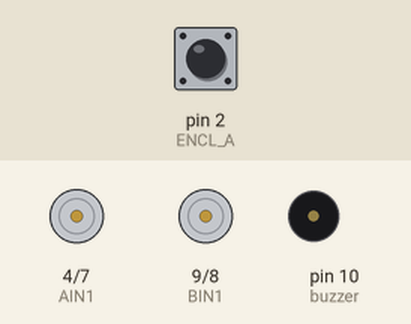
The sketch below on a simulated Arduino Uno, built with avr-gcc and run on an emulated ATmega328P. On the bench: motor-driver pin pairs drawn as motors (green arrow = first pin HIGH = forward, orange = second pin HIGH = backward, longer = more drive, scaled by the enable pin), buzzer (waves = sounding, pin HIGH). Inputs (shaded band) come from the test bench; at power-on: pin 2 (ENCL_A) HIGH. What the sketch prints to the serial monitor is not drawn.

Above: at 0.1 s.
At 5.1 s:
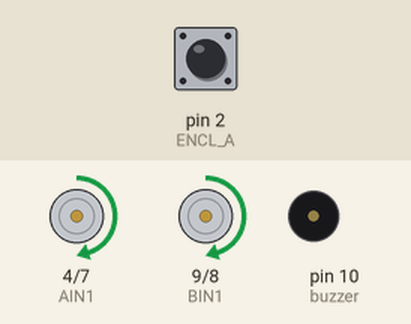
Timing chart, 0 to 6.6 s (numbered marks = the images above):
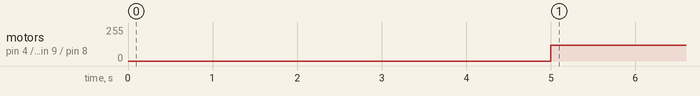

The sketch:

move_one_cell.ino
```cpp
// --- Motor Pin Definitions ---
const int AIN1 = 4;   // Left Motor Direction 1
const int AIN2 = 7;   // Left Motor Direction 2
const int PWMA = 5;   // Left Motor Speed (PWM)
const int BIN1 = 9;   // Right Motor Direction 1
const int BIN2 = 8;   // Right Motor Direction 2
const int PWMB = 6;   // Right Motor Speed (PWM)

// --- Encoder & Tool Pins ---
const int ENCL_A = 2; // Left Encoder Phase A (Interrupt)
const int buzzer = 10;

// --- Precision Constants ---
const int TICKS_PER_CELL = 616; // measured value
const int SLOW_ZONE = 150;      // Ticks before end to start slowing down
volatile long leftTicks = 0;    // Counter for encoder pulses

void setup() {
  Serial.begin(9600);

  // Set Motor Pins as Output
  pinMode(AIN1, OUTPUT); pinMode(AIN2, OUTPUT); pinMode(PWMA, OUTPUT);
  pinMode(BIN1, OUTPUT); pinMode(BIN2, OUTPUT); pinMode(PWMB, OUTPUT);
  pinMode(buzzer, OUTPUT);

  // Set Encoder Pin
  pinMode(ENCL_A, INPUT_PULLUP);
  attachInterrupt(digitalPinToInterrupt(ENCL_A), countLeft, RISING);

  Serial.println("System Ready. Moving in 5 seconds...");
  delay(5000); // Time to place the robot on the start line

  moveOneCell();
}

void countLeft() {
  leftTicks++; // Increment every time the encoder pulses
}

void moveOneCell() {
  leftTicks = 0; // Reset counter for this move

  // Set Direction to FORWARD
  digitalWrite(AIN1, HIGH); digitalWrite(AIN2, LOW);
  digitalWrite(BIN1, HIGH); digitalWrite(BIN2, LOW);

  while (leftTicks < TICKS_PER_CELL) {
    // 1. Slow Down Zone
    if (leftTicks > (TICKS_PER_CELL - SLOW_ZONE)) {
      analogWrite(PWMA, 60); // Low power to prevent skidding
      analogWrite(PWMB, 60);
    }
    // 2. Full Speed Zone
    else {
      analogWrite(PWMA, 120); // Normal cruise speed
      analogWrite(PWMB, 120);
    }

  }

  // 3. Precision Brake
  // Setting both pins HIGH acts as an electronic brake
  digitalWrite(AIN1, HIGH); digitalWrite(AIN2, HIGH);
  digitalWrite(BIN1, HIGH); digitalWrite(BIN2, HIGH);
  analogWrite(PWMA, 255); analogWrite(PWMB, 255);
  delay(100);

  // Power Off
  analogWrite(PWMA, 0); analogWrite(PWMB, 0);

  tone(buzzer, 2000, 200); // Beep to signal "Arrived at Center of Cell"
}

void loop() {
  // Do nothing after the move
}
```

Measured:
- by itself, motor on pin 4 (AIN1) / pin 7 (AIN2), motor on pin 9 (BIN1) / pin 8 (BIN2): stopped → forward 120/255 at 5.0 s
